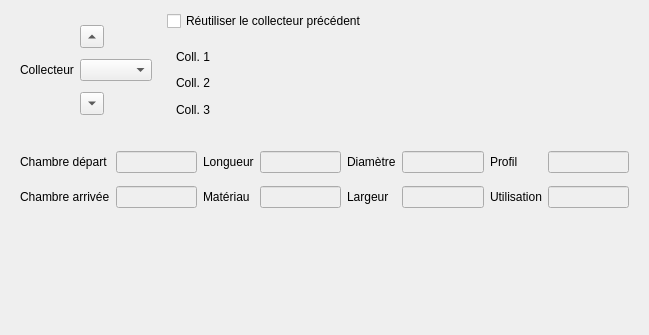
<?xml version="1.0" encoding="UTF-8"?>
<ui version="4.0">
 <class>SectionWidget</class>
 <widget class="QWidget" name="SectionWidget">
  <property name="geometry">
   <rect>
    <x>0</x>
    <y>0</y>
    <width>649</width>
    <height>335</height>
   </rect>
  </property>
  <property name="windowTitle">
   <string>Form</string>
  </property>
  <layout class="QGridLayout" name="gridLayout">
   <item row="1" column="2">
    <widget class="QWidget" name="widget_2" native="true">
     <property name="sizePolicy">
      <sizepolicy hsizetype="MinimumExpanding" vsizetype="Preferred">
       <horstretch>0</horstretch>
       <verstretch>0</verstretch>
      </sizepolicy>
     </property>
     <layout class="QGridLayout" name="gridLayout_4">
      <item row="1" column="1">
       <widget class="FeatureSelectorWidget" name="section1Selector" native="true"/>
      </item>
      <item row="2" column="1">
       <widget class="FeatureSelectorWidget" name="section2Selector" native="true"/>
      </item>
      <item row="1" column="0">
       <widget class="QLabel" name="label_10">
        <property name="text">
         <string>Coll. 1</string>
        </property>
       </widget>
      </item>
      <item row="3" column="0">
       <widget class="QLabel" name="label_12">
        <property name="text">
         <string>Coll. 3</string>
        </property>
       </widget>
      </item>
      <item row="3" column="1">
       <widget class="FeatureSelectorWidget" name="section3Selector" native="true"/>
      </item>
      <item row="2" column="0">
       <widget class="QLabel" name="label_11">
        <property name="text">
         <string>Coll. 2</string>
        </property>
       </widget>
      </item>
     </layout>
    </widget>
   </item>
   <item row="3" column="1" colspan="2">
    <widget class="QWidget" name="widget" native="true">
     <layout class="QGridLayout" name="gridLayout_3">
      <item row="1" column="1">
       <widget class="QLineEdit" name="endNodeEdit">
        <property name="enabled">
         <bool>false</bool>
        </property>
       </widget>
      </item>
      <item row="1" column="0">
       <widget class="QLabel" name="label_2">
        <property name="text">
         <string>Chambre arrivée</string>
        </property>
       </widget>
      </item>
      <item row="0" column="4">
       <widget class="QLabel" name="label_6">
        <property name="text">
         <string>Diamètre</string>
        </property>
       </widget>
      </item>
      <item row="0" column="2">
       <widget class="QLabel" name="label_3">
        <property name="text">
         <string>Longueur</string>
        </property>
       </widget>
      </item>
      <item row="0" column="0">
       <widget class="QLabel" name="label">
        <property name="text">
         <string>Chambre départ</string>
        </property>
       </widget>
      </item>
      <item row="1" column="2">
       <widget class="QLabel" name="label_5">
        <property name="text">
         <string>Matériau</string>
        </property>
       </widget>
      </item>
      <item row="0" column="3">
       <widget class="QLineEdit" name="sectionlengthEdit">
        <property name="enabled">
         <bool>false</bool>
        </property>
       </widget>
      </item>
      <item row="0" column="6">
       <widget class="QLabel" name="label_7">
        <property name="text">
         <string>Profil</string>
        </property>
       </widget>
      </item>
      <item row="0" column="5">
       <widget class="QLineEdit" name="pipeDiaEdit">
        <property name="enabled">
         <bool>false</bool>
        </property>
       </widget>
      </item>
      <item row="0" column="1">
       <widget class="QLineEdit" name="startNodeEdit">
        <property name="enabled">
         <bool>false</bool>
        </property>
       </widget>
      </item>
      <item row="0" column="7">
       <widget class="QLineEdit" name="profileEdit">
        <property name="enabled">
         <bool>false</bool>
        </property>
       </widget>
      </item>
      <item row="1" column="3">
       <widget class="QLineEdit" name="pipeMaterialEdit">
        <property name="enabled">
         <bool>false</bool>
        </property>
       </widget>
      </item>
      <item row="1" column="4">
       <widget class="QLabel" name="label_8">
        <property name="text">
         <string>Largeur</string>
        </property>
       </widget>
      </item>
      <item row="1" column="5">
       <widget class="QLineEdit" name="pipeWidthEdit">
        <property name="enabled">
         <bool>false</bool>
        </property>
       </widget>
      </item>
      <item row="1" column="6">
       <widget class="QLabel" name="label_4">
        <property name="text">
         <string>Utilisation</string>
        </property>
       </widget>
      </item>
      <item row="1" column="7">
       <widget class="QLineEdit" name="sectionUseEdit">
        <property name="enabled">
         <bool>false</bool>
        </property>
       </widget>
      </item>
     </layout>
    </widget>
   </item>
   <item row="10" column="1" colspan="2">
    <widget class="InspectionWidget" name="inspectionWidget" native="true">
     <layout class="QGridLayout" name="gridLayout_2">
      <property name="margin">
       <number>0</number>
      </property>
     </layout>
    </widget>
   </item>
   <item row="0" column="2">
    <widget class="QCheckBox" name="usePreviousSectionCheckBox">
     <property name="text">
      <string>Réutiliser le collecteur précédent</string>
     </property>
    </widget>
   </item>
   <item row="0" column="1" rowspan="2">
    <widget class="QWidget" name="widget_3" native="true">
     <layout class="QGridLayout" name="gridLayout_5">
      <item row="0" column="1">
       <widget class="QToolButton" name="previousButton">
        <property name="text">
         <string>...</string>
        </property>
        <property name="arrowType">
         <enum>Qt::UpArrow</enum>
        </property>
       </widget>
      </item>
      <item row="1" column="1">
       <widget class="QComboBox" name="sectionCombo"/>
      </item>
      <item row="1" column="0">
       <widget class="QLabel" name="label_9">
        <property name="text">
         <string>Collecteur</string>
        </property>
       </widget>
      </item>
      <item row="2" column="1">
       <widget class="QToolButton" name="nextButton">
        <property name="text">
         <string>...</string>
        </property>
        <property name="arrowType">
         <enum>Qt::DownArrow</enum>
        </property>
       </widget>
      </item>
     </layout>
    </widget>
   </item>
  </layout>
 </widget>
 <customwidgets>
  <customwidget>
   <class>InspectionWidget</class>
   <extends>QWidget</extends>
   <header location="global">..gui.inspectionwidget</header>
   <container>1</container>
  </customwidget>
  <customwidget>
   <class>FeatureSelectorWidget</class>
   <extends>QWidget</extends>
   <header location="global">..gui.featureselectorwidget</header>
   <container>1</container>
  </customwidget>
 </customwidgets>
 <tabstops>
  <tabstop>usePreviousSectionCheckBox</tabstop>
  <tabstop>previousButton</tabstop>
  <tabstop>sectionCombo</tabstop>
  <tabstop>nextButton</tabstop>
  <tabstop>endNodeEdit</tabstop>
  <tabstop>sectionlengthEdit</tabstop>
  <tabstop>pipeDiaEdit</tabstop>
  <tabstop>startNodeEdit</tabstop>
  <tabstop>profileEdit</tabstop>
  <tabstop>pipeMaterialEdit</tabstop>
  <tabstop>pipeWidthEdit</tabstop>
  <tabstop>sectionUseEdit</tabstop>
 </tabstops>
 <resources>
  <include location="../resources.qrc"/>
 </resources>
 <connections>
  <connection>
   <sender>usePreviousSectionCheckBox</sender>
   <signal>toggled(bool)</signal>
   <receiver>widget_2</receiver>
   <slot>setDisabled(bool)</slot>
   <hints>
    <hint type="sourcelabel">
     <x>475</x>
     <y>17</y>
    </hint>
    <hint type="destinationlabel">
     <x>490</x>
     <y>40</y>
    </hint>
   </hints>
  </connection>
 </connections>
</ui>
